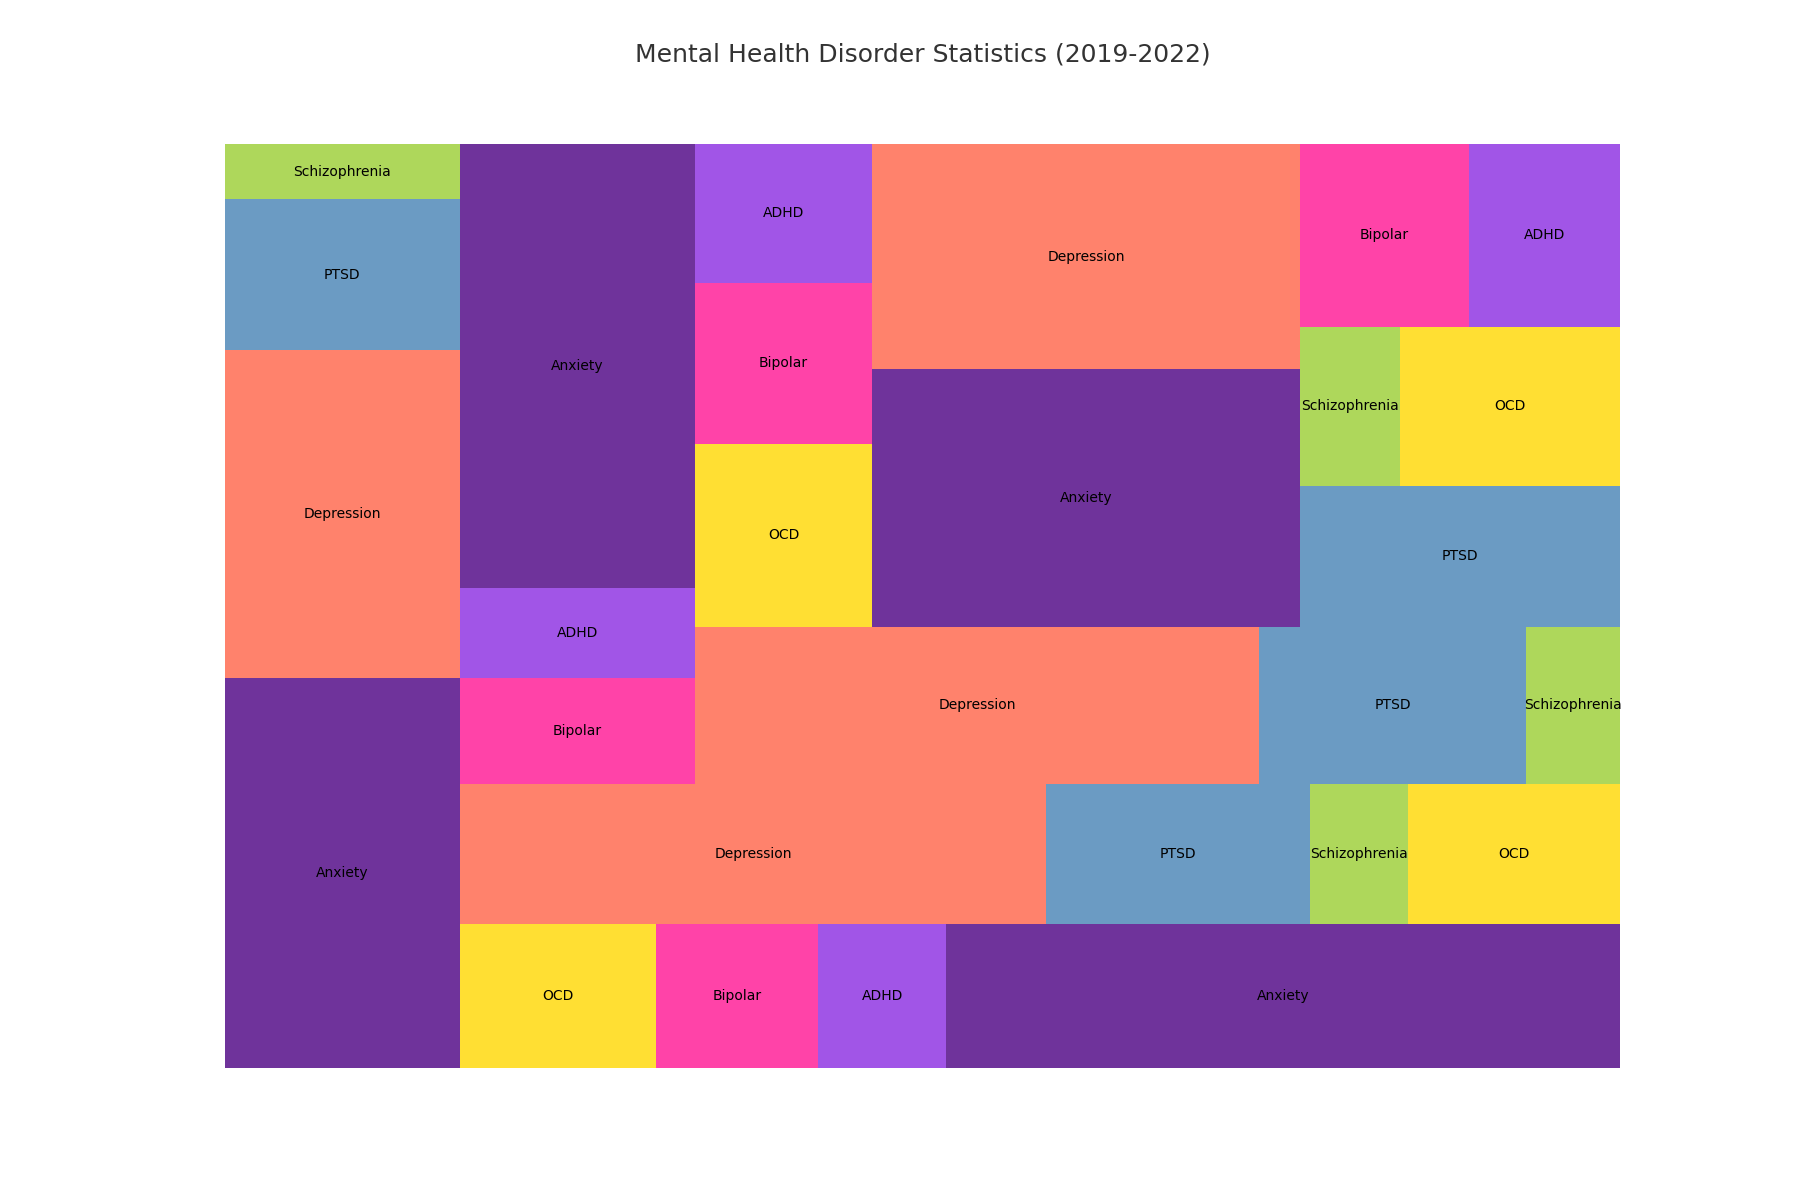

Source code (Python):

import seaborn as sns
import pandas as pd
import matplotlib.pyplot as plt
import squarify

# Data Frame
data = {
    "Year": ['2019', '2019', '2019', '2019', '2019', '2019', '2019',
             '2020', '2020', '2020', '2020', '2020', '2020', '2020',
             '2021', '2021', '2021', '2021', '2021', '2021', '2021',
             '2022', '2022', '2022', '2022', '2022', '2022', '2022'],
    "Disorder": ['Anxiety', 'Depression', 'PTSD', 'Schizophrenia', 'OCD', 'Bipolar', 'ADHD',
                 'Anxiety', 'Depression', 'PTSD', 'Schizophrenia', 'OCD', 'Bipolar', 'ADHD',
                 'Anxiety', 'Depression', 'PTSD', 'Schizophrenia', 'OCD', 'Bipolar', 'ADHD',
                 'Anxiety', 'Depression', 'PTSD', 'Schizophrenia', 'OCD', 'Bipolar', 'ADHD'],
    "Patients": [40.2, 33.8, 15.5, 5.7, 12.4, 10.2, 8.1,
                 42.5, 36.0, 16.2, 6.0, 13.0, 11.0, 9.3,
                 45.8, 39.1, 18.5, 6.5, 14.2, 12.5, 10.8,
                 48.3, 42.3, 19.8, 7.0, 15.3, 13.6, 12.1]
}
df = pd.DataFrame(data)

# Settings
plt.figure(figsize=(18, 12))
colors = ['#4B0082', '#FF6347', '#4682B4', '#9ACD32', '#FFD700', '#FF1493', '#8A2BE2']

# Treemap plot
squarify.plot(sizes=df["Patients"], label=df["Disorder"], color=colors, alpha=0.8)
plt.title("Mental Health Disorder Statistics (2019-2022)", fontsize=18, color='#333333', y=1.08)
plt.axis('off')
plt.show()
